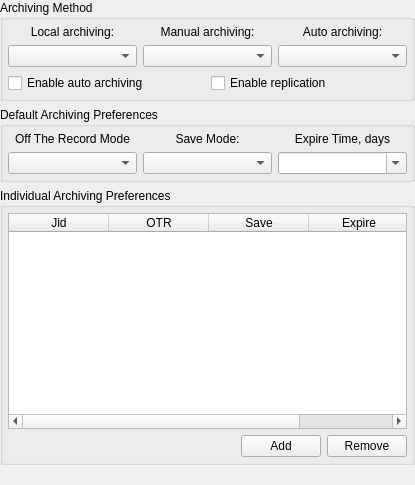
<ui version="4.0" >
 <class>ArchiveOptionsClass</class>
 <widget class="QWidget" name="ArchiveOptionsClass" >
  <property name="geometry" >
   <rect>
    <x>0</x>
    <y>0</y>
    <width>415</width>
    <height>485</height>
   </rect>
  </property>
  <property name="windowTitle" >
   <string>ArchiveOptions</string>
  </property>
  <layout class="QVBoxLayout" name="verticalLayout_2" >
   <property name="margin" >
    <number>0</number>
   </property>
   <item>
    <widget class="QGroupBox" name="grbMethod" >
     <property name="title" >
      <string>Archiving Method</string>
     </property>
     <layout class="QVBoxLayout" name="verticalLayout" >
      <property name="margin" >
       <number>5</number>
      </property>
      <item>
       <layout class="QGridLayout" name="gridLayout" >
        <item row="0" column="0" >
         <widget class="QLabel" name="lblMethodLocal" >
          <property name="text" >
           <string>Local archiving:</string>
          </property>
          <property name="alignment" >
           <set>Qt::AlignCenter</set>
          </property>
         </widget>
        </item>
        <item row="0" column="1" >
         <widget class="QLabel" name="lblMethodManual" >
          <property name="text" >
           <string>Manual archiving:</string>
          </property>
          <property name="alignment" >
           <set>Qt::AlignCenter</set>
          </property>
         </widget>
        </item>
        <item row="0" column="2" >
         <widget class="QLabel" name="lblMethodAuto" >
          <property name="text" >
           <string>Auto archiving:</string>
          </property>
          <property name="alignment" >
           <set>Qt::AlignCenter</set>
          </property>
         </widget>
        </item>
        <item row="1" column="0" >
         <widget class="QComboBox" name="cmbMethodLocal" >
          <property name="sizePolicy" >
           <sizepolicy vsizetype="Fixed" hsizetype="Expanding" >
            <horstretch>0</horstretch>
            <verstretch>0</verstretch>
           </sizepolicy>
          </property>
         </widget>
        </item>
        <item row="1" column="1" >
         <widget class="QComboBox" name="cmbMethodManual" >
          <property name="sizePolicy" >
           <sizepolicy vsizetype="Fixed" hsizetype="Expanding" >
            <horstretch>0</horstretch>
            <verstretch>0</verstretch>
           </sizepolicy>
          </property>
         </widget>
        </item>
        <item row="1" column="2" >
         <widget class="QComboBox" name="cmbMethodAuto" >
          <property name="sizePolicy" >
           <sizepolicy vsizetype="Fixed" hsizetype="Expanding" >
            <horstretch>0</horstretch>
            <verstretch>0</verstretch>
           </sizepolicy>
          </property>
         </widget>
        </item>
       </layout>
      </item>
      <item>
       <layout class="QHBoxLayout" name="horizontalLayout_2" >
        <item>
         <widget class="QCheckBox" name="chbAutoSave" >
          <property name="text" >
           <string>Enable auto archiving</string>
          </property>
         </widget>
        </item>
        <item>
         <widget class="QCheckBox" name="chbReplication" >
          <property name="text" >
           <string>Enable replication</string>
          </property>
         </widget>
        </item>
       </layout>
      </item>
     </layout>
    </widget>
   </item>
   <item>
    <widget class="QGroupBox" name="grbDefault" >
     <property name="title" >
      <string>Default Archiving Preferences</string>
     </property>
     <layout class="QGridLayout" >
      <property name="margin" >
       <number>5</number>
      </property>
      <item row="0" column="0" >
       <widget class="QLabel" name="lblModeOTR" >
        <property name="text" >
         <string>Off The Record Mode</string>
        </property>
        <property name="alignment" >
         <set>Qt::AlignCenter</set>
        </property>
       </widget>
      </item>
      <item row="0" column="1" >
       <widget class="QLabel" name="lblModeSave" >
        <property name="text" >
         <string>Save Mode:</string>
        </property>
        <property name="alignment" >
         <set>Qt::AlignCenter</set>
        </property>
       </widget>
      </item>
      <item row="0" column="2" >
       <widget class="QLabel" name="lblExpireTime" >
        <property name="text" >
         <string>Expire Time, days</string>
        </property>
        <property name="alignment" >
         <set>Qt::AlignCenter</set>
        </property>
       </widget>
      </item>
      <item row="1" column="0" >
       <widget class="QComboBox" name="cmbModeOTR" />
      </item>
      <item row="1" column="1" >
       <widget class="QComboBox" name="cmbModeSave" />
      </item>
      <item row="1" column="2" >
       <widget class="QComboBox" name="cmbExpireTime" >
        <property name="editable" >
         <bool>true</bool>
        </property>
       </widget>
      </item>
     </layout>
    </widget>
   </item>
   <item>
    <widget class="QGroupBox" name="grbIndividual" >
     <property name="title" >
      <string>Individual Archiving Preferences</string>
     </property>
     <layout class="QVBoxLayout" >
      <property name="margin" >
       <number>5</number>
      </property>
      <item>
       <widget class="QTableWidget" name="tbwItemPrefs" >
        <property name="alternatingRowColors" >
         <bool>true</bool>
        </property>
        <property name="selectionMode" >
         <enum>QAbstractItemView::NoSelection</enum>
        </property>
        <property name="selectionBehavior" >
         <enum>QAbstractItemView::SelectRows</enum>
        </property>
        <property name="sortingEnabled" >
         <bool>true</bool>
        </property>
        <property name="columnCount" >
         <number>4</number>
        </property>
        <column>
         <property name="text" >
          <string>Jid</string>
         </property>
        </column>
        <column>
         <property name="text" >
          <string>OTR</string>
         </property>
        </column>
        <column>
         <property name="text" >
          <string>Save</string>
         </property>
        </column>
        <column>
         <property name="text" >
          <string>Expire</string>
         </property>
        </column>
       </widget>
      </item>
      <item>
       <layout class="QHBoxLayout" name="horizontalLayout" >
        <item>
         <spacer name="horizontalSpacer" >
          <property name="orientation" >
           <enum>Qt::Horizontal</enum>
          </property>
          <property name="sizeHint" stdset="0" >
           <size>
            <width>40</width>
            <height>20</height>
           </size>
          </property>
         </spacer>
        </item>
        <item>
         <widget class="QPushButton" name="pbtAdd" >
          <property name="text" >
           <string>Add</string>
          </property>
         </widget>
        </item>
        <item>
         <widget class="QPushButton" name="pbtRemove" >
          <property name="text" >
           <string>Remove</string>
          </property>
         </widget>
        </item>
       </layout>
      </item>
     </layout>
    </widget>
   </item>
   <item>
    <widget class="QLabel" name="lblStatus" >
     <property name="wordWrap" >
      <bool>true</bool>
     </property>
    </widget>
   </item>
  </layout>
 </widget>
 <layoutdefault spacing="6" margin="11" />
 <resources/>
 <connections/>
</ui>
